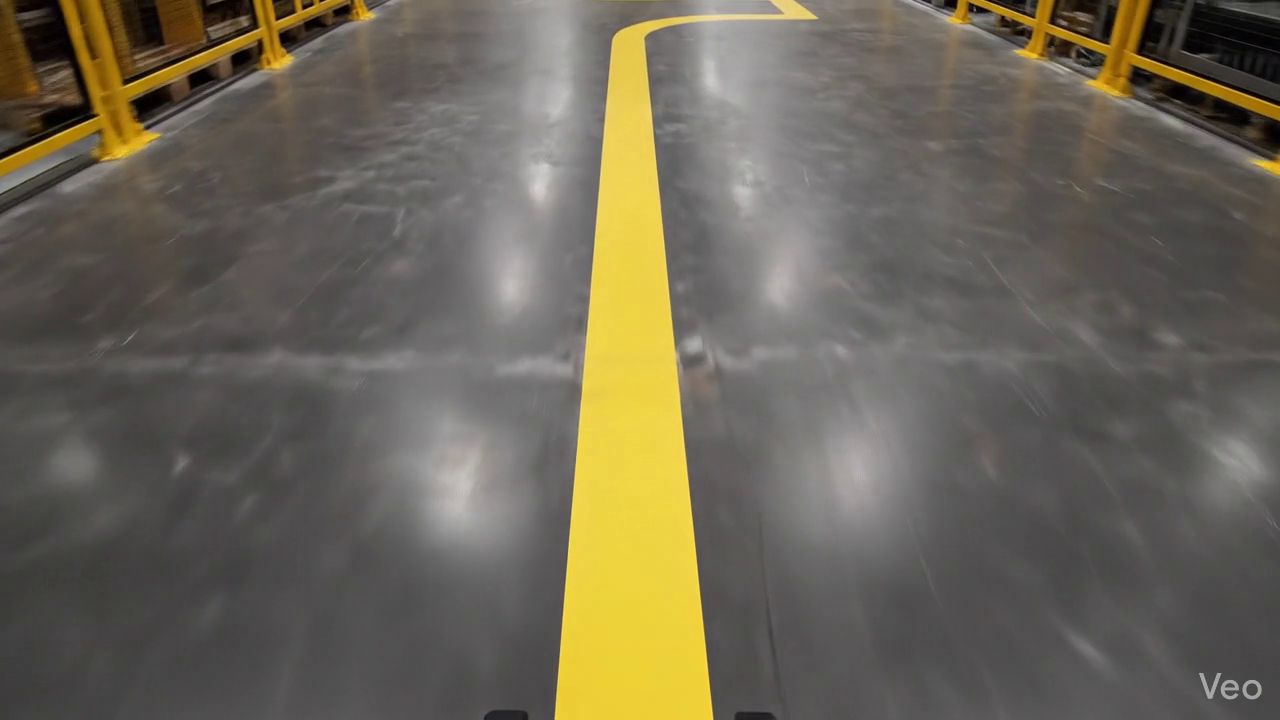
#> input picture frame 19 of Robot_Navigation/assets/test_line_video.mp4, 1280 x 720 px
$ python main.py
#> lines starting #> are read from the running program, lines starting #| are printed output that depends on the picture; after the words box and inside, x2 and y2 are one past the last pixel; in counts of white or black regions, pixels touching at a corner belong together
### Robot_Navigation/src/utils.py
import numpy as np
import cv2
import time

class PIDController:
    def __init__(self, kp, ki, kd, target):
        self.kp, self.ki, self.kd = kp, ki, kd
        self.target = target
        self.last_error = 0
        self.integral = 0
        self.last_time = time.time()

    # [8 lines left out: function update, not called in this run]

def trace_full_line(mask, start_x, window_h=15):
    """
    Tighter Crawler: Only looks 50px left/right to prevent
    grabbing adjacent lanes during curves.
    """
    path = []
    curr_x = start_x
    h, w = mask.shape
    curr_y = h - (window_h // 2)
    patience = 3
    consecutive_empty = 0

    while curr_y > window_h:
        y1, y2 = int(curr_y - (window_h // 2)), int(curr_y + (window_h // 2))
        if y1 < 0: break

        # TIGHT WINDOW (50px) - Prevents lane jumping
        win_w = 50
        x1, x2 = max(0, curr_x - win_w), min(w, curr_x + win_w)

        window_roi = mask[y1:y2, x1:x2]
        M = cv2.moments(window_roi)

        if M["m00"] > 250:
            cx = int(M["m10"] / M["m00"]) + x1
            path.append((cx, curr_y))
            curr_x, consecutive_empty = cx, 0
        else:
            consecutive_empty += 1
            if consecutive_empty > patience: break

        curr_y -= window_h
    return path

### Robot_Navigation/src/main.py
import cv2
import numpy as np
import time
import os
import config
from utils import trace_full_line, PIDController

def main():
    # 1. Setup Paths
    video_path = os.path.join("assets", "test_line_video.mp4")
    if not os.path.exists(video_path):
        print(f"Error: Video not found at {video_path}")
        return

    cap = cv2.VideoCapture(video_path)

    # Video Writer
    if not os.path.exists(config.LOG_FOLDER): os.makedirs(config.LOG_FOLDER)
    output_filename = os.path.join(config.LOG_FOLDER, "lane_locked_output.mp4")
    fourcc = cv2.VideoWriter_fourcc(*'mp4v')
    out = cv2.VideoWriter(output_filename, fourcc, 30.0, (config.WIDTH, config.HEIGHT))

    pid = PIDController(config.KP, config.KI, config.KD, target=config.WIDTH//2)

    # Persistence Variables
    last_cx = config.WIDTH // 2
    frame_count = 0
    start_time = time.time()

    print("Strict Lane Locking Active. Press 'q' to quit.")

    while cap.isOpened():
        ret, frame = cap.read()
#> frame is the input picture: shape (720, 1280, 3); mean B, G, R 87.3, 101.9, 107.9
        if not ret: break

        frame_count += 1
        frame_res = cv2.resize(frame, (config.WIDTH, config.HEIGHT))
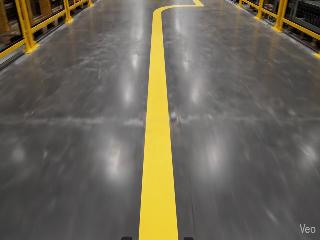
#> frame_res: shape (240, 320, 3); mean B, G, R 87.5, 102.1, 108.1
        roi_top = 80
        roi = frame_res[roi_top:config.HEIGHT, 0:config.WIDTH]
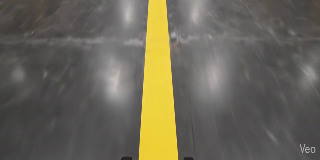
#> roi: shape (160, 320, 3); mean B, G, R 88.4, 102.1, 106.5

        # 1. Processing
        hsv = cv2.cvtColor(roi, cv2.COLOR_BGR2HSV)
#> hsv: shape (160, 320, 3); mean H, S, V 57.5, 25.2, 106.5
        mask = cv2.inRange(hsv, config.LOWER_COLOR, config.UPPER_COLOR)
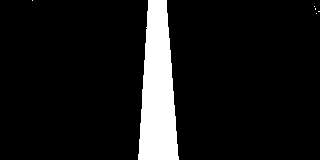
#> mask: shape (160, 320); 9.2% white; 6 white regions (5 under 20 px), largest, box (x1, y1, x2, y2) and area: (138, 0, 179, 160) 4717
        mask = cv2.morphologyEx(mask, cv2.MORPH_CLOSE, np.ones((5,5), np.uint8))
#> mask: shape (160, 320); 9.2% white; 5 white regions (4 under 20 px), largest, box (x1, y1, x2, y2) and area: (138, 0, 179, 160) 4718

        # 2. THE FIX: LOCKED START SEARCH
        # We only search a small 'Tunnel' (50px) around last_cx
        search_half_width = 50
        x1 = max(0, last_cx - search_half_width)
        x2 = min(config.WIDTH, last_cx + search_half_width)

        # Crop the mask just for the tunnel search
        tunnel_roi = mask[-40:, x1:x2]
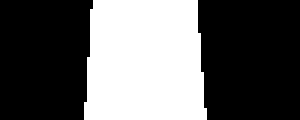
#> tunnel_roi: shape (40, 100) (shown 3 times larger); 37.8% white; 1 white region, box (x1, y1, x2, y2) and area: (28, 0, 69, 40) 1513
        M = cv2.moments(tunnel_roi)
#> M = moments, m00 385815, centre m10/m00, m01/m00 = (47.82, 20.02)

        if M["m00"] > 400:
            start_x = int(M["m10"] / M["m00"]) + x1
#> start_x = 157
            last_cx = start_x
#> last_cx = 157
            status_color = (0, 255, 0) # Green = Locked
        else:
            # If line lost in tunnel, stay where we are, do NOT look at side lanes
            start_x = last_cx
            status_color = (0, 0, 255) # Red = Lost (Bridging)

        # 3. Trace and Draw
        full_path = trace_full_line(mask, start_x)
#> the loop in trace_full_line, `while curr_y > window_h:` made 10 passes
#> (cx, curr_x) on passes 1 to 10: (157, 157), (157, 157), (157, 157), (157, 157), (157, 157), (157, 157), (157, 157), (157, 157), (157, 157), (156, 156)
#> after the loop in trace_full_line, `while curr_y > window_h:`: curr_y = 3; path = [(157, 153), (157, 138), (157, 123), (157, 108), (157, 93), (157, 78), (157, 63), (157, 48), (157, 33), (156, 18)]
#> full_path has the same summary as path in trace_full_line

        # Draw Search Tunnel at bottom
        cv2.rectangle(frame_res, (x1, config.HEIGHT-40), (x2, config.HEIGHT-5), status_color, 1)

        if len(full_path) > 1:
            display_pts = np.array([(p[0], p[1] + roi_top) for p in full_path], np.int32)
#> display_pts = [[157, 233], [157, 218], [157, 203], [157, 188], [157, 173], [157, 158], [157, 143], [157, 128], [157, 113], [156, 98]]
            cv2.polylines(frame_res, [display_pts.reshape((-1, 1, 2))], False, (255, 0, 0), 2)
            cv2.circle(frame_res, tuple(display_pts[0]), 6, status_color, -1)
#> frame_res: shape (240, 320, 3); mean B, G, R 88.1, 101.6, 106.1

        # FPS calculation
        fps = frame_count / (time.time() - start_time)
        cv2.putText(frame_res, f"FPS: {fps:.1f}", (10, 25), 0, 0.5, (0, 255, 255), 1)
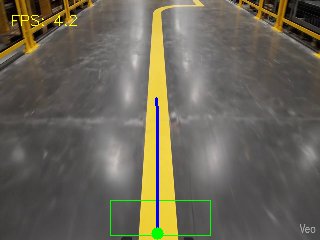
#> frame_res: shape (240, 320, 3); mean B, G, R 88, 101.9, 106.4

        out.write(frame_res)
        cv2.imshow("Locked Lane Tracker", frame_res)
        if cv2.waitKey(1) & 0xFF == ord('q'): break
#> (key q is pressed here)

    cap.release()
    out.release()
    cv2.destroyAllWindows()
    print(f"Finished. Saved to {output_filename}")

if __name__ == "__main__":
    main()

$ run again, starting later in the video
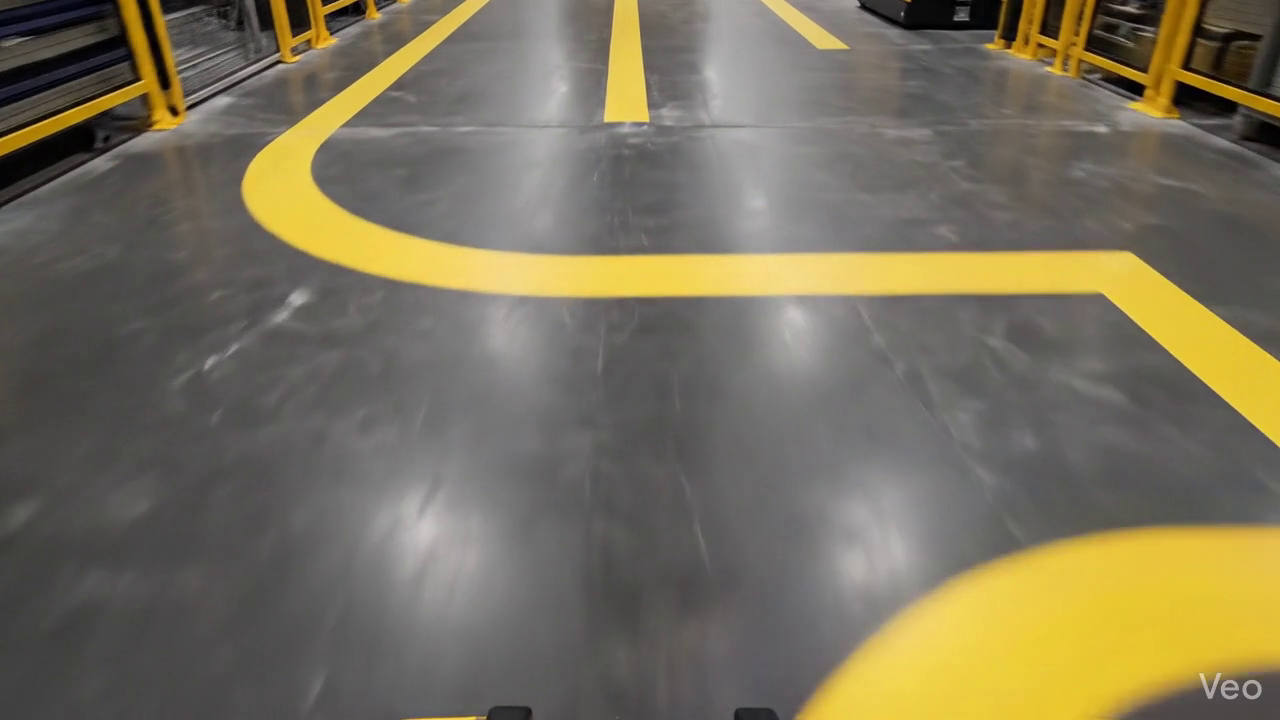
#> input picture frame 86 of Robot_Navigation/assets/test_line_video.mp4, 1280 x 720 px
#> in main, frame is the input picture: shape (720, 1280, 3); mean B, G, R 91.8, 113.1, 120.7
#> hsv: shape (160, 320, 3); mean H, S, V 53.6, 38.8, 123.8
#> in main, `mask = cv2.inRange(hsv, config.LOWER_COLOR, config.UPPER_COLOR)`:
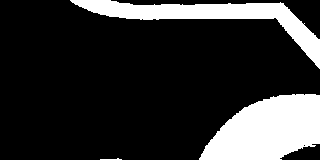
#> mask: shape (160, 320); 19.2% white; 3 white regions, box (x1, y1, x2, y2) and area: (199, 94, 320, 160) 5727, (70, 0, 320, 69) 4055, (100, 158, 122, 160) 24
#> tunnel_roi: shape (40, 100); 3.3% white; 2 white regions (1 under 20 px), largest, box (x1, y1, x2, y2) and area: (89, 22, 100, 40) 117
#> M = moments, m00 33405, centre m10/m00, m01/m00 = (85.98, 33.48)
#> start_x = 195
#> the loop in trace_full_line, `while curr_y > window_h:` made 10 passes
#> (x1, x2, cx, curr_x, consecutive_empty) on passes 1, 2, 3, 4, 5, 7, 8, 9: (145, 245, 223, 223, 0), (173, 273, 242, 242, 0), (192, 292, 258, 258, 0), (208, 308, 275, 275, 0), (225, 320, 295, 295, 0), (245, 320, 315, 315, 0), (265, 320, 309, 309, 0), (259, 320, 300, 300, 0)
#> after the loop in trace_full_line, `while curr_y > window_h:`: curr_y = 3; path = [(223, 153), (242, 138), (258, 123), (275, 108), (295, 93), (315, 63), (309, 48), (300, 33), (276, 18)]
#> full_path has the same summary as path in trace_full_line
#> display_pts = [[223, 233], [242, 218], [258, 203], [275, 188], [295, 173], [315, 143], [309, 128], [300, 113], [276, 98]]
#> in main, `cv2.putText(frame_res, f"FPS: {fps:.1f}", (10, 25), 0, 0.5, (0, 255, 2..`:
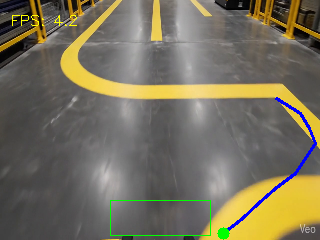
#> frame_res: shape (240, 320, 3); mean B, G, R 92.8, 112.8, 118.8

$ run again, starting later in the video
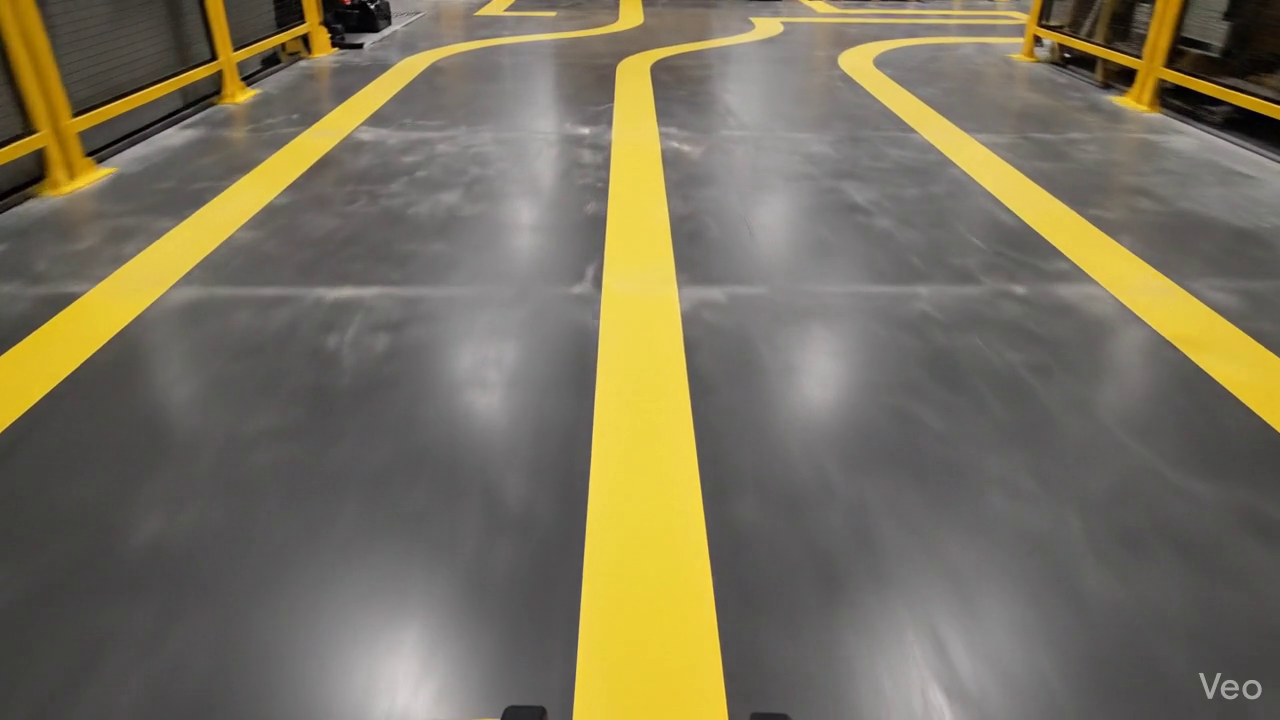
#> input picture frame 153 of Robot_Navigation/assets/test_line_video.mp4, 1280 x 720 px
#> in main, frame is the input picture: shape (720, 1280, 3); mean B, G, R 93.1, 114.3, 121.4
#> hsv: shape (160, 320, 3); mean H, S, V 59, 31.3, 117.8
#> in main, `mask = cv2.inRange(hsv, config.LOWER_COLOR, config.UPPER_COLOR)`:
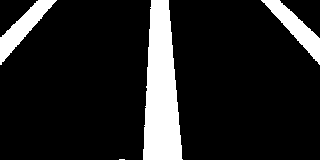
#> mask: shape (160, 320); 13.5% white; 4 white regions (1 under 20 px), largest, box (x1, y1, x2, y2) and area: (143, 0, 183, 160) 4595, (0, 0, 57, 65) 1147, (261, 0, 320, 65) 1139
#> tunnel_roi: shape (40, 100); 37.2% white; 2 white regions (1 under 20 px), largest, box (x1, y1, x2, y2) and area: (33, 0, 73, 40) 1482
#> M = moments, m00 379440, centre m10/m00, m01/m00 = (51.72, 20.07)
#> start_x = 161
#> the loop in trace_full_line, `while curr_y > window_h:` made 10 passes
#> (x1, x2, cx, curr_x) on passes 1 to 8: (111, 211, 161, 161), (111, 211, 161, 161), (111, 211, 161, 161), (111, 211, 161, 161), (111, 211, 160, 160), (110, 210, 160, 160), (110, 210, 160, 160), (110, 210, 160, 160)
#> after the loop in trace_full_line, `while curr_y > window_h:`: curr_y = 3; path = [(161, 153), (161, 138), (161, 123), (161, 108), (160, 93), (160, 78), (160, 63), (160, 48), (159, 33), (159, 18)]
#> full_path has the same summary as path in trace_full_line
#> display_pts = [[161, 233], [161, 218], [161, 203], [161, 188], [160, 173], [160, 158], [160, 143], [160, 128], [159, 113], [159, 98]]
#> in main, `cv2.putText(frame_res, f"FPS: {fps:.1f}", (10, 25), 0, 0.5, (0, 255, 2..`:
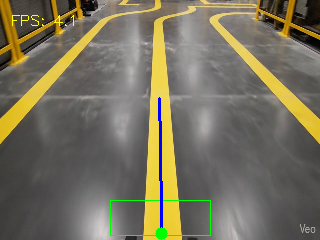
#> frame_res: shape (240, 320, 3); mean B, G, R 93.7, 114.1, 119.8
